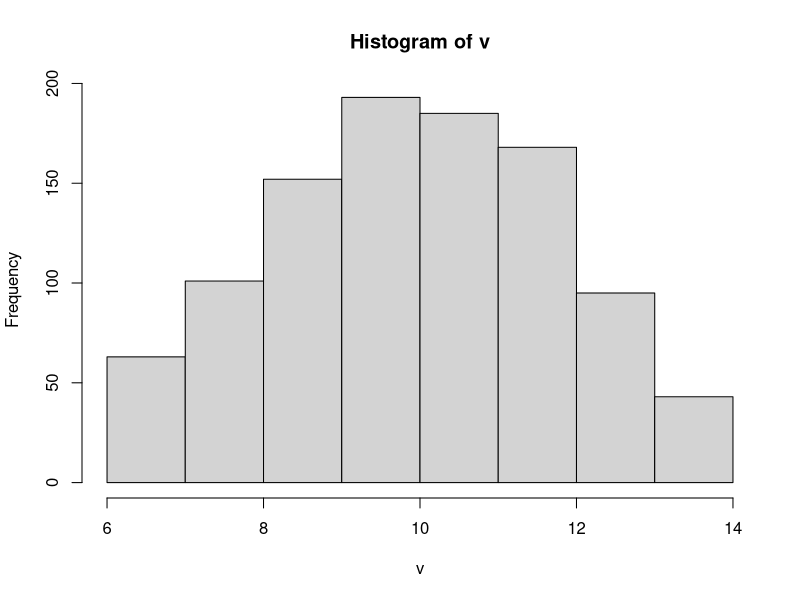
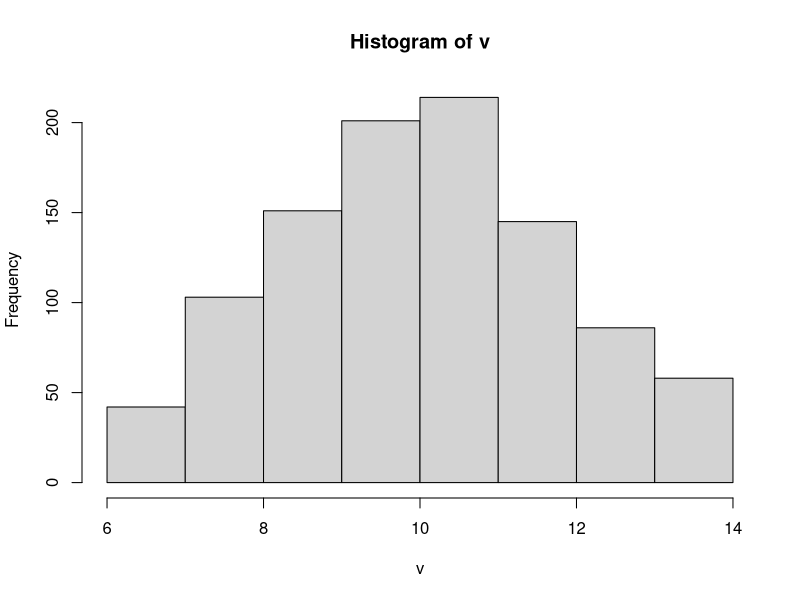
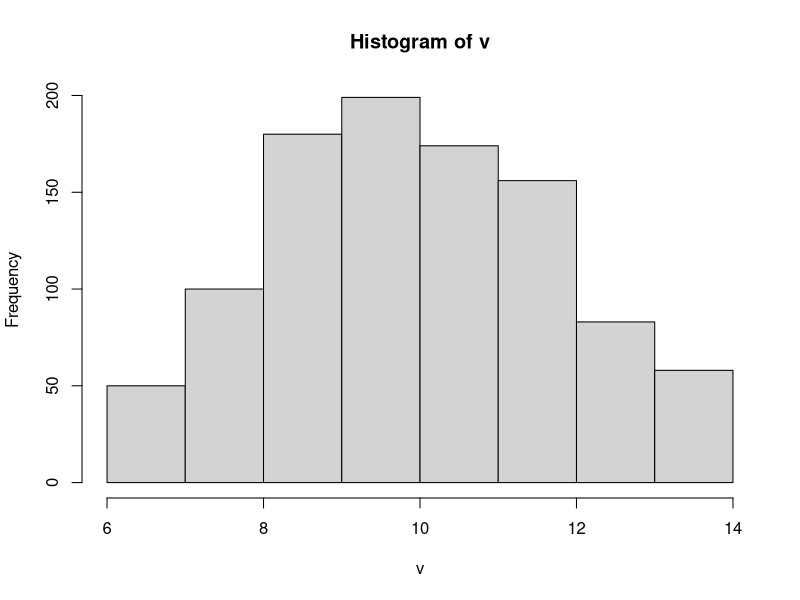

Source code (R) for these figures, in order:
# randnc.R  Clipped normal random number generators

rm( list=ls() )

# (a) first answer.  here's a straightforward solution.
randnc1 <- function( nsamp, mean=0, sd=1, nclip=2 ) {
    
    # get an initial sample
    x <- rnorm( nsamp, mean, sd )
    
    # find the outliers
    k <- ( x < mean - nclip*sd ) | ( x > mean + nclip*sd )

    # loop until there are no outliers
    while( any(k) ) {
        x[k] <- rnorm( sum(k), mean, sd )                       # resample the outliers
        k <- ( x < mean - nclip*sd ) | ( x > mean + nclip*sd )  # find the outliers again
    }
    
    return( x )

}

# check a large sample
v <- randnc1( 1000, mean=10, sd=2, nclip=2 )
hist( v )                # show a histogram
any( v < 6 | v > 14 )    # see whether there are any outliers


# (b) second answer.  the solution above works, but every time through the loop we check every
# element to see if it's an outlier.  if an element was not an outlier on pass n, it's not
# going to be an outlier on pass n+1, because we don't resample elements that are not outliers.
# so this solution is inefficient.

# we can make a more efficient solution by making more careful use of indices
randnc2 <- function( nsamp, mean=0, sd=1, nclip=2 ) {
    
    # get an initial sample
    x <- rnorm( nsamp, mean, sd )
    
    # make a vector of outlier indices
    k <- which( ( x < mean - nclip*sd ) | ( x > mean + nclip*sd ) )
    
    # loop until there are no outliers
    while( length(k)>0 ) {
        
        # resample the outliers
        x[k] <- rnorm( length(k), mean, sd )
        
        # see which previous outliers are still outliers
        k2 <- ( x[k] < mean - nclip*sd ) | ( x[k] > mean + nclip*sd )
        
        # just keep the previous outliers that are still outliers
        k <- k[k2]
        
    }
    
    return( x )
    
}

# check a large sample
v <- randnc2( 1000, mean=10, sd=2, nclip=2 )
hist( v )                # show a histogram
any( v < 6 | v > 14 )    # see whether there are any outliers


# (c) third answer.  we can generate the samples in one pass using
# inverse transform sampling.

randnc3 <- function( nsamp, mean=0, sd=1, nclip=2 ) {
    
    # define the inverse cdf of the clipped standard normal distribution
    u <- pnorm( -nclip )
    icdf <- function( p ) qnorm( u + p*(1-2*u) )
    
    # sample data from the clipped standard normal distribution
    x <- icdf( runif( nsamp ) )
    
    # give the sampled data the required mean and standard deviation
    return( mean + sd * x )
}

# check a large sample
v <- randnc3( 1000, mean=10, sd=2, nclip=2 )
hist( v )                # show a histogram
any( v < 6 | v > 14 )    # see whether there are any outliers
